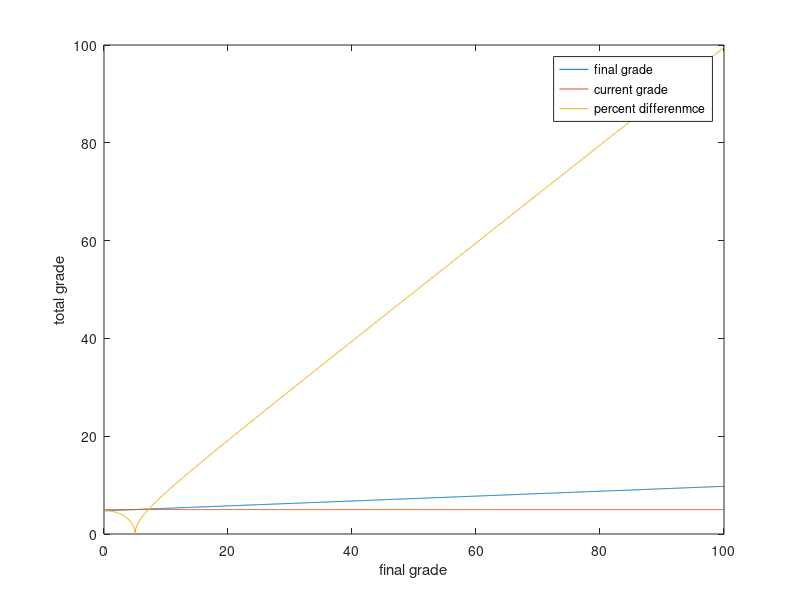

Source code (MATLAB):
clc; clear; close all;

x = 0:.1:100;

prompt = 'input current grade: ';
gradec = input(prompt);

for i = 1:1001
    gradec1(i) = gradec;
end

prompt2 = 'input final grade weight (as a precent): ';
w = input(prompt2);

w = w / 100;

gradet = gradec * (1 - w) + x * w;
%gradef2 = w * (x - gradec) + gradec;


D = ((gradet.^2 - x.^2).^2).^(1/4);
d = D - gradec1;


%D = diff(gradet, gradec1, x);

%{
if (x <= gradec)
    D = gradec1 - gradet;
else
    D = gradet - gradec1;
end
%}


figure(1)
plot(x, gradet)
hold on
plot(x,gradec1)
plot(x,D)
ylabel("total grade")
xlabel("final grade")
legend("final grade","current grade","percent differenmce",'Location','best')
hold off

%{
figure(2)
plot(x,D)
hold on
ylabel("distance from current grade")
xlabel("final grade")
hold off
%}

function D = diff(gradet, gradec1, x)
for j = 1:length(x)
if (x <= gradec1(j))
    D(j) = gradec1(j) - gradet(j);
else
    D(j) = gradet(j) - gradec1(j);
end

end
end
